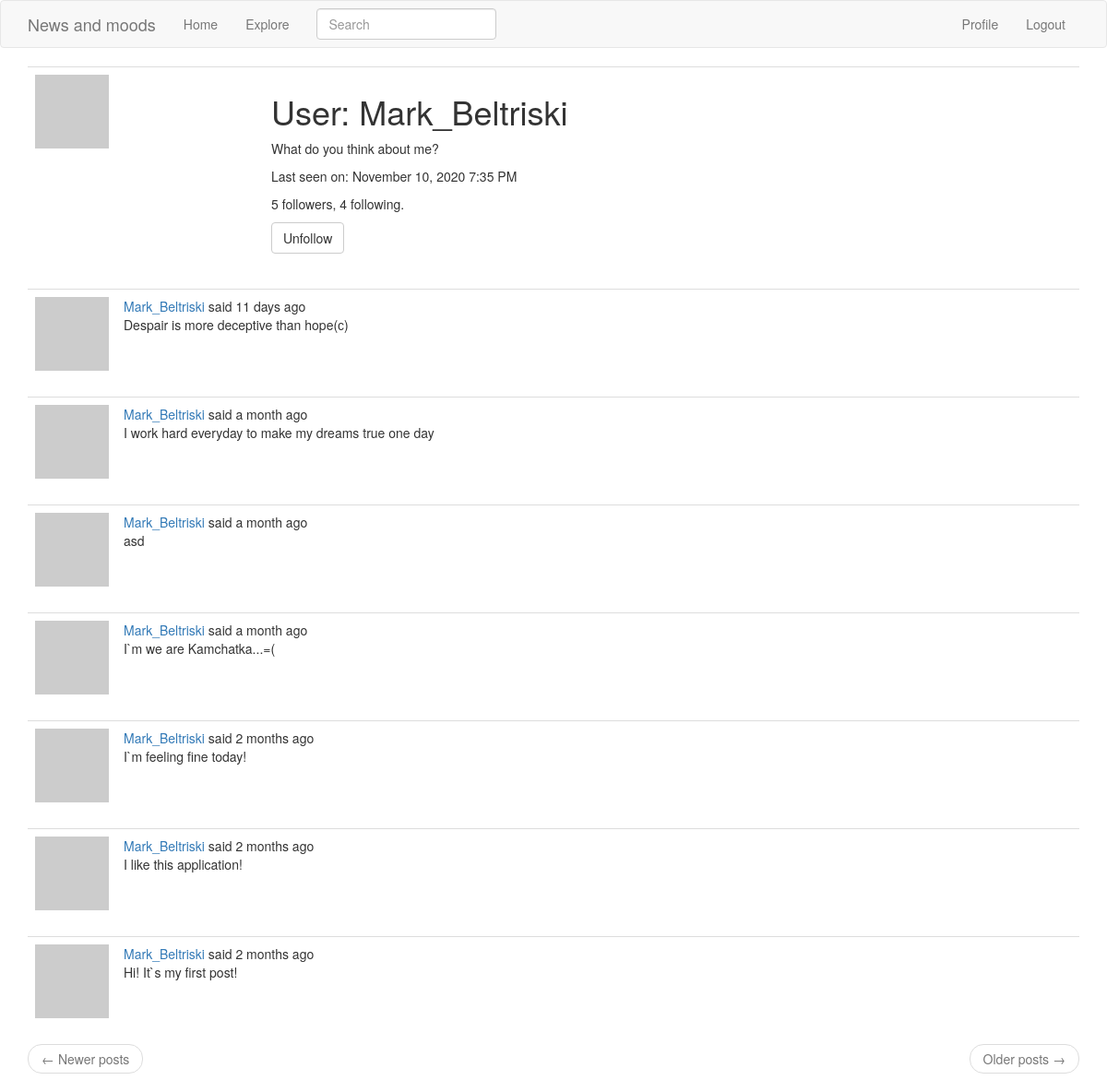
Page /user/Mark_Beltriski (signed in) on the committed database.
### app/models.py (models this page shows, shortened)
class PaginatedAPIMixin(object):
    @staticmethod
    def _to_collection_items(items):
        return [item.to_dict() for item in items]

class User(PaginatedAPIMixin, UserMixin, db.Model):
    id = db.Column(db.Integer, primary_key=True)
    username = db.Column(db.String(64), index=True, unique=True)
    email = db.Column(db.String(120), index=True, unique=True)
    password_hash = db.Column(db.String(128))
    posts = db.relationship('Post', backref='author', lazy='dynamic')
    about_me = db.Column(db.String(140))
    last_seen = db.Column(db.DateTime, default=datetime.utcnow)
    followed = db.relationship(
        'User', secondary=followers,
        primaryjoin=(followers.c.follower_id == id),
        secondaryjoin=(followers.c.followed_id == id),
        backref=db.backref('followers', lazy='dynamic'), lazy='dynamic')
    def avatar(self, size):
        digest = md5(self.email.lower().encode('utf-8')).hexdigest()
        return 'https://www.gravatar.com/avatar/{}?d=identicon&s={}'.format(
            digest, size)
    def is_following(self, user):
        return self.followed.filter(
            followers.c.followed_id == user.id).count() > 0

class SearchableMixin(object):
    @classmethod
    def before_commit(cls, session):
        session._changes = {
            'add': list(session.new),
            'update': list(session.dirty),
            'delete': list(session.deleted)
        }
    @classmethod
    def after_commit(cls, session):
        for obj in session._changes['add']:
            if isinstance(obj, SearchableMixin):
                add_to_index(obj.__tablename__, obj)
        for obj in session._changes['update']:
            if isinstance(obj, SearchableMixin):
                add_to_index(obj.__tablename__, obj)
        for obj in session._changes['delete']:
            if isinstance(obj, SearchableMixin):
                remove_from_index(obj.__tablename__, obj)
        session._changes = None

class Post(PaginatedAPIMixin, SearchableMixin, db.Model):
    __searchable__ = ['body']
    id = db.Column(db.Integer, primary_key=True)
    body = db.Column(db.String(140))
    timestamp = db.Column(db.DateTime, index=True, default=datetime.utcnow)
    user_id = db.Column(db.Integer, db.ForeignKey('user.id'))

### app/main/routes.py (the view)
@bp.route('/user/<username>')
@login_required
def user(username):
    user = User.query.filter_by(username=username).first_or_404()
    page = request.args.get('page', 1, type=int)
    posts = user.posts.order_by(Post.timestamp.desc()).paginate(
        page, current_app.config['POST_PER_PAGE'], False)
    next_url = url_for('main.user', username=user.username, page=posts.next_num) \
        if posts.has_next else None
    prev_url = url_for('main.user', username=user.username, page=posts.prev_num) \
        if posts.has_prev else None
    form = EmptyForm()
    return render_template('user.html', user=user, posts=posts.items,
                           next_url=next_url, prev_url=prev_url, form=form)

### app/main/forms.py
class SearchForm(FlaskForm):
    q = StringField('Search', validators=[DataRequired()])
    def __init__(self, *args, **kwargs):
        if 'formdata' not in kwargs:
            kwargs['formdata'] = request.args
        if 'csrf_enabled' not in kwargs:
            kwargs['csrf_enabled'] = False
        super(SearchForm, self).__init__(*args, **kwargs)

class EmptyForm(FlaskForm):
    submit = SubmitField('Submit')

### app/main/routes.py (called while the page is built)
@bp.before_request
def before_request():
    if current_user.is_authenticated:
        current_user.last_seen = datetime.utcnow()
        db.session.commit()
        g.search_form = SearchForm()
    g.locale = str(get_locale())

### app/models.py (called while the page is built)
@login.user_loader
def load_user(id):
    return User.query.get(int(id))

### app/templates/user.html (shortened to what this page needs)
{% extends "base.html" %}
{% block app_content %}
    <table class="table table-hover">
        <tr>
            <td width="256px"><img src="{{ user.avatar(256) }}"></td>
            <td>
                <h1>User: {{ user.username }}</h1>
                {% if user.about_me %}<p>{{ user.about_me }}</p>{% endif %}
                {% if user.last_seen %}<p>Last seen on: {{ moment(user.last_seen).format('LLL') }}</p>
                {% endif %}
                <p>{{ user.followers.count() }} followers, {{ user.followed.count() }} following.</p>
                {% if user == current_user %}
                <p><a href="{{ url_for('main.edit_profile') }}">Edit your profile</a></p>
                {% else %}
                <p>
                    <form action="{{ url_for('main.unfollow', username=user.username) }}" method="post">
                        {{ form.submit(value='Unfollow', class_='btn btn-default') }}
                    </form>
                </p>
                {% endif %}
            </td>
        </tr>
    </table>
    {% for post in posts %}
        {% include '_post.html' %}
    {% endfor %}
    <nav aria-label="...">
        <ul class="pager">
            <li class="previous{% if not prev_url %} disabled{% endif %}">
                <a href="{{ prev_url or '#' }}">
                    <span aria-hidden="true">&larr;</span> Newer posts
                </a>
            </li>
            <li class="next{% if not next_url %} disabled{% endif %}">
                <a href="{{ next_url or '#' }}">
                    Older posts <span aria-hidden="true">&rarr;</span>
                </a>
            </li>
        </ul>
    </nav>
{% endblock %}

### app/templates/_post.html (shortened to what this page needs)
<table class="table table-hover">
    <tr>
        <td width="70px">
            <a href="{{ url_for('main.user', username=post.author.username) }}">
                <img src="{{ post.author.avatar(70) }}" />
            </a>
        </td>
        <td>
            {{ user_link }} said {{ moment(post.timestamp).fromNow() }}
            <br>
            {{ post.body }}
        </td>
    </tr>
</table>

### rows in the picture
User: username "Mark_Beltriski", about_me "What do you think about me?", last_seen "November 10, 2020 7:35 PM"
Post: user_link "Mark_Beltriski", timestamp "11 days ago", body "Despair is more deceptive than hope(с)"
Post: user_link "Mark_Beltriski", timestamp "a month ago", body "I work hard everyday to make my dreams true one day"
Post: user_link "Mark_Beltriski", timestamp "a month ago", body "asd"
Post: user_link "Mark_Beltriski", timestamp "a month ago", body "I`m we are Kamchatka...=("
Post: user_link "Mark_Beltriski", timestamp "2 months ago", body "I`m feeling fine today!"
Post: user_link "Mark_Beltriski", timestamp "2 months ago", body "I like this application!"
Post: user_link "Mark_Beltriski", timestamp "2 months ago", body "Hi! It`s my first post!"

### other values in the picture
{{ user.followers.count() }} "5"
{{ user.followed.count() }} "4"
